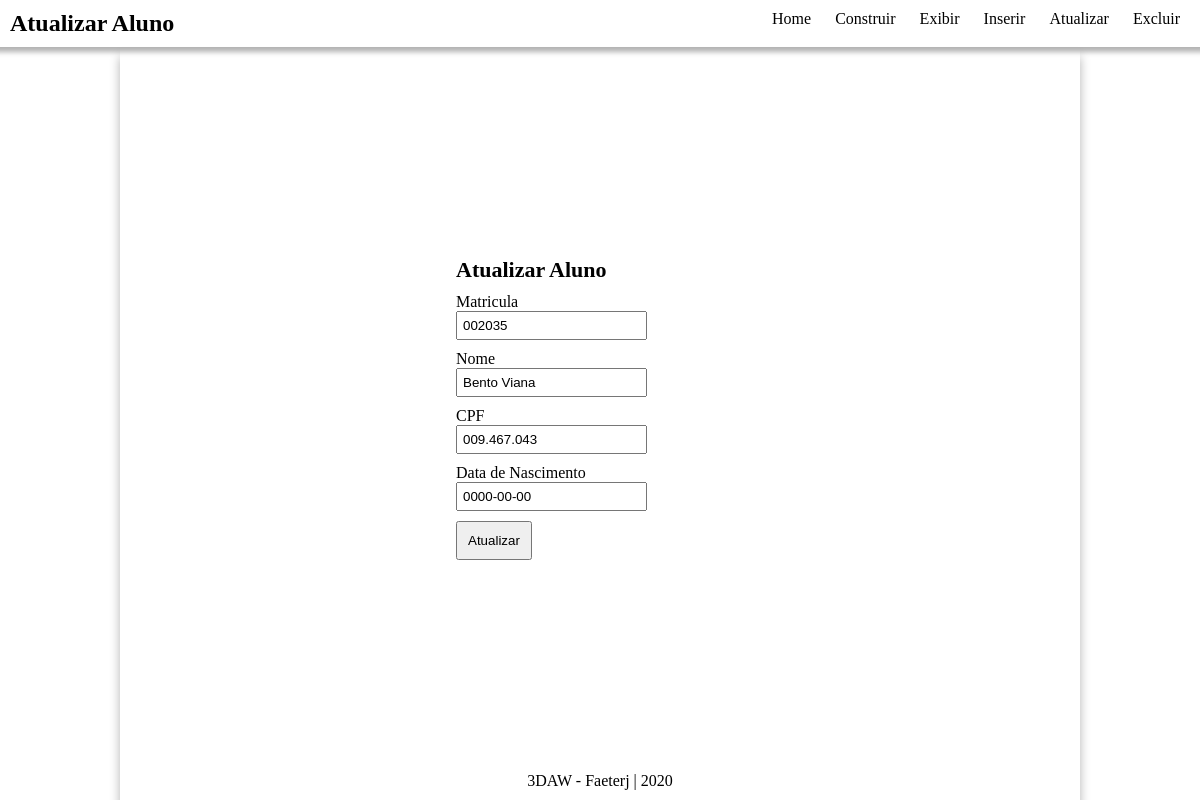
/crud/atualizar_aluno.php?editar=002035, run on the app's committed database.
### tables this page shows
CREATE TABLE IF NOT EXISTS Alunos (

    Matricula VARCHAR(7) PRIMARY KEY NOT NULL,
    Nome VARCHAR(50) NOT NULL,
    CPF VARCHAR(11) NOT NULL,
    DataNascimento DATE NOT NULL
);

### crud/actions/alunos.php (called while the page is built, shortened)
<?php
class Alunos{
    private $conn;
    public function __construct()
    {
        try{
            $this->conn = new mysqli("localhost", "3daw", "mysql123", "3dawTest");
        }
        catch(Exception $e){
            $this->status = false;
        }
    }
	private function selecionarMatricula( $matricula ){
		$sql = "SELECT Matricula, Nome, CPF, DataNascimento FROM Alunos WHERE Matricula={$matricula}";
        $query = $this->conn->query($sql);
        $response = $query->fetch_array(MYSQLI_ASSOC);
        return $response;
	}
    public function consultarMatricula( $matricula ){
          return $this->selecionarMatricula($matricula );
    }
}
?>

### crud/actions/atualizar.php (called while the page is built, shortened)
<?php
require_once "alunos.php";
if ($_SERVER["REQUEST_METHOD"] == "GET") {
    if(isset($_GET["editar"]))
    {
        $data = $_GET["editar"];
        $complete = new Alunos();
        $resultado = $complete->consultarMatricula( $data );
        $vmatricula = $resultado['Matricula'];
        $vnome = $resultado['Nome'];
        $vcpf = $resultado['CPF'];
        $vdatanasc = $resultado['DataNascimento'];
    }
}
?>

### crud/atualizar_aluno.php (the view, shortened to what this page needs)
<?php
require_once "actions/atualizar.php";
?>
<!DOCTYPE html>
<html lang="en">
    <head>
        <link href="css/atualizar_style.css" rel="stylesheet">
    </head>
    <body>
		<article>
			<header>
			<h1>Atualizar Aluno</h1>
				<nav>
					<ul>
						<li><a href="index.php">Home</a></li>
						<li><a href="construir_banco.php">Construir</a></li>
						<li><a href="exibir_alunos.php">Exibir</a></li>
						<li><a href="insere_aluno.php">Inserir</a></li>
						<li><a href="atualizar_aluno.php">Atualizar</a></li>
						<li><a href="excluir_aluno.php">Excluir</a></li>
					</ul>
				</nav>
		</header>
			<section id="content">
				<section>
					<form method="POST" >
					<h1>Atualizar Aluno</h1>
						<div>
							<label>Matricula</label>
							<input type="text" name="matricula" value="<?php echo $vmatricula; ?>">
						</div>
						<div>
							<label>Nome</label>
							<input type="text" name="nome" value="<?php echo $vnome; ?>">
						</div>
						<div>
							<label>CPF</label>
							<input type="text" name="cpf" value="<?php echo $vcpf; ?>">
						</div>
						<div>
							<label>Data de Nascimento</label>
							<input type="text" name="datanasc" value="<?php echo $vdatanasc; ?>">
						</div>
						<button type="submit" id="atualizar" >Atualizar</button>
					</form>
				</section>
			</section>
			<footer> <p>3DAW - Faeterj | 2020 </p> </footer>
		</article>
    </body>
</html>

### crud/css/atualizar_style.css (style rules this page uses)
* { margin: 0; padding: 0; }
html,body { width: 100%; height: 100%; }
label { margin-top: 10px; display: block; }
input[type=text] { padding: 5px; }
button { padding: 10px; }
a { text-decoration: none; color: black; }
article { display: flex; flex-direction: column; align-content: center; align-items: center; height: 100%; justify-content: center; margin: 0 auto; }
#content > section { display: flex; flex-direction: column; align-content: center; justify-content: center; width: 30%; margin: 0 auto; }
#content { display: flex; height: 100%; flex-direction: column; align-content: center; justify-content: center; width: 80%; box-shadow: 0 10px 10px rgba(0, 0, 0, 0.3); }
#content h1 { font-size: 22px; }
header, footer { width: 100%; display: flex; flex-direction: row; }
header { box-shadow: 0 5px 5px rgba(0, 0, 0, 0.3); }
footer { text-align: center; position: absolute; bottom: 0; width: 100%; padding: 10px 0; }
footer p { margin: 0 auto; }
header { padding: 10px; justify-content: space-between; }
header h1, header nav { margin: 0 10px; }
nav ul { list-style: none; }
nav ul li { display: inline-block; }
nav ul li a { padding: 10px; }
button { margin-top: 10px; }

### data on the page
alunos: matricula "002035", nome "Bento Viana", cpf "009.467.043", datanasc "0000-00-00"
